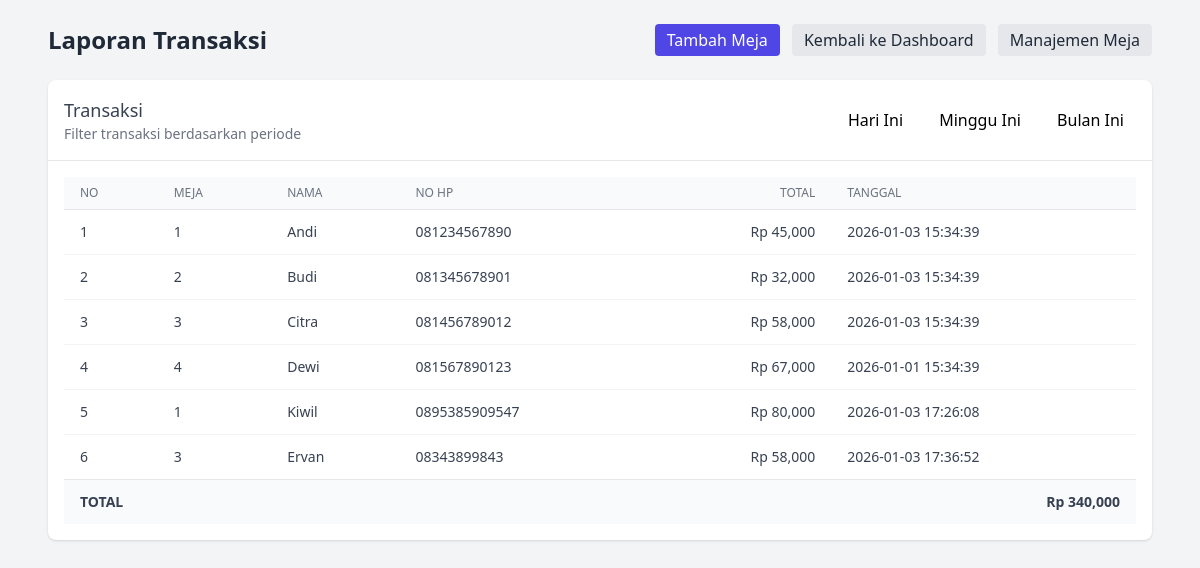
The app's page /admin/laporan/index.php?filter=bulan, older data.
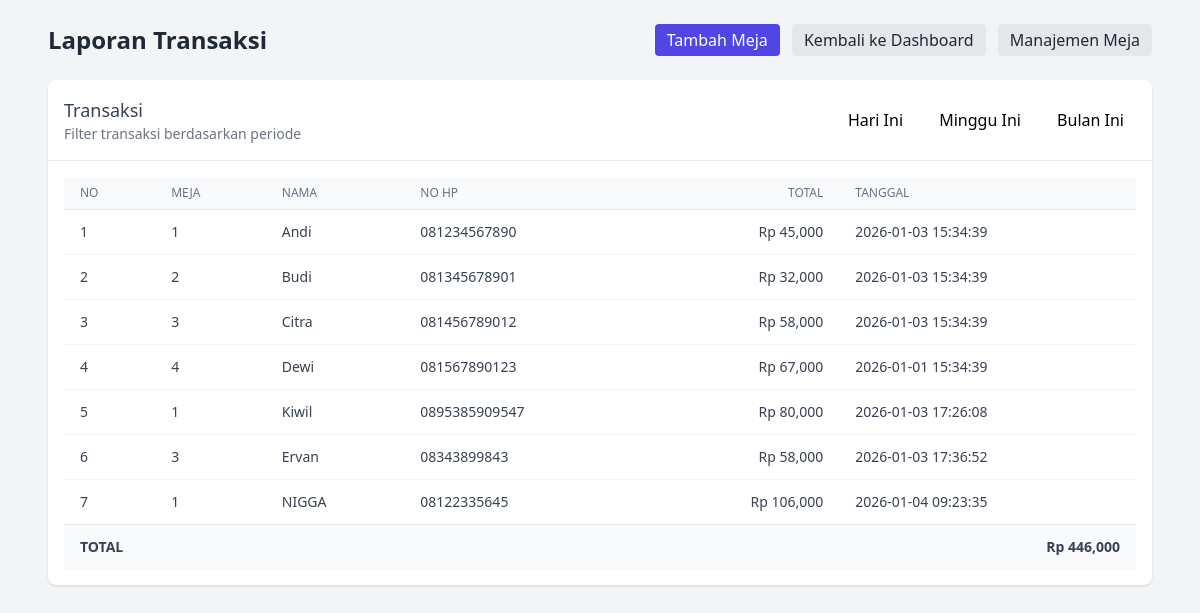
The same page, newer data.
### tables this page shows
CREATE TABLE IF NOT EXISTS `laporan` (
  `id` int(11) NOT NULL AUTO_INCREMENT,
  `nomor_meja` int(11) DEFAULT NULL,
  `nama_pelanggan` varchar(100) DEFAULT NULL,
  `no_hp` varchar(20) DEFAULT NULL,
  `total` int(11) DEFAULT NULL,
  `tanggal_transaksi` datetime DEFAULT current_timestamp(),
  PRIMARY KEY (`id`)
);

### admin/laporan/index.php (the view, shortened to what this page needs)
<?php
include '../../config/db.php';
$filter = $_GET['filter'] ?? 'hari';
if($filter == 'hari'){
        $query = "SELECT * FROM laporan WHERE DATE(tanggal_transaksi)=CURDATE()";
}
elseif($filter == 'minggu'){
        $query = "SELECT * FROM laporan WHERE YEARWEEK(tanggal_transaksi)=YEARWEEK(NOW())";
}
else{
        $query = "SELECT * FROM laporan WHERE MONTH(tanggal_transaksi)=MONTH(NOW()) AND YEAR(tanggal_transaksi)=YEAR(NOW())";
}
$data = mysqli_query($conn,$query);
?>
<!DOCTYPE html>
<html>
<head>
    <script src="https://cdn.tailwindcss.com"></script>
</head>
<body class="bg-gray-100 min-h-screen">
    <div class="max-w-6xl mx-auto p-6">
        <header class="flex items-center justify-between mb-6">
            <h1 class="text-2xl font-semibold text-gray-800">Laporan Transaksi</h1>
            <nav class="space-x-2">
                <a href="../meja/tambah.php" class="inline-block px-3 py-1 bg-indigo-600 text-white rounded hover:bg-indigo-700">Tambah Meja</a>
                <a href="../pesanan/index.php" class="inline-block px-3 py-1 bg-gray-200 text-gray-800 rounded hover:bg-gray-300">Kembali ke Dashboard</a>
                <a href="../meja/index.php" class="inline-block px-3 py-1 bg-gray-200 text-gray-800 rounded hover:bg-gray-300">Manajemen Meja</a>
            </nav>
        </header>
        <section class="bg-white shadow rounded-lg overflow-hidden mb-6">
            <div class="p-4 border-b flex items-center justify-between">
                <div>
                    <h2 class="text-lg font-medium text-gray-700">Transaksi</h2>
                    <p class="text-sm text-gray-500">Filter transaksi berdasarkan periode</p>
                </div>
                <div class="space-x-2">
                    <a href="?filter=hari" class="px-3 py-1 rounded %s">Hari Ini</a>
                    <a href="?filter=minggu" class="px-3 py-1 rounded %s">Minggu Ini</a>
                    <a href="?filter=bulan" class="px-3 py-1 rounded %s">Bulan Ini</a>
                </div>
            </div>
            <div class="p-4 overflow-x-auto">
                <table class="min-w-full divide-y divide-gray-200">
                    <thead class="bg-gray-50">
                        <tr>
                            <th class="px-4 py-2 text-left text-xs font-medium text-gray-500 uppercase">No</th>
                            <th class="px-4 py-2 text-left text-xs font-medium text-gray-500 uppercase">Meja</th>
                            <th class="px-4 py-2 text-left text-xs font-medium text-gray-500 uppercase">Nama</th>
                            <th class="px-4 py-2 text-left text-xs font-medium text-gray-500 uppercase">No HP</th>
                            <th class="px-4 py-2 text-right text-xs font-medium text-gray-500 uppercase">Total</th>
                            <th class="px-4 py-2 text-left text-xs font-medium text-gray-500 uppercase">Tanggal</th>
                        </tr>
                    </thead>
                    <tbody class="bg-white divide-y divide-gray-100">
                        <?php
                        $no = 1;
                        $grandTotal = 0;
                        while($r = mysqli_fetch_assoc($data)){
                                $grandTotal += $r['total'];
                        ?>
                        <tr>
                            <td class="px-4 py-3 text-sm text-gray-700"><?= $no++ ?></td>
                            <td class="px-4 py-3 text-sm text-gray-700"><?= htmlspecialchars($r['nomor_meja']) ?></td>
                            <td class="px-4 py-3 text-sm text-gray-700"><?= htmlspecialchars($r['nama_pelanggan']) ?></td>
                            <td class="px-4 py-3 text-sm text-gray-700"><?= htmlspecialchars($r['no_hp']) ?></td>
                            <td class="px-4 py-3 text-sm text-gray-700 text-right">Rp <?= number_format($r['total']) ?></td>
                            <td class="px-4 py-3 text-sm text-gray-700"><?= htmlspecialchars($r['tanggal_transaksi']) ?></td>
                        </tr>
                        <?php } ?>
                    </tbody>
                    <tfoot>
                        <tr class="bg-gray-50">
                            <th colspan="4" class="px-4 py-3 text-left text-sm font-semibold text-gray-700">TOTAL</th>
                            <th colspan="2" class="px-4 py-3 text-right text-sm font-semibold text-gray-700">Rp <?= number_format($grandTotal) ?></th>
                        </tr>
                    </tfoot>
                </table>
            </div>
        </section>
    </div>
</body>
</html>

Row changes from the older to the newer data that the page shows:
added laporan: nomor_meja "1", nama_pelanggan "NIGGA", no_hp "08122335645", total "106,000", tanggal_transaksi "2026-01-04 09:23:35"
Text that changed along with them:
$grandTotal: "340,000" → "446,000"
